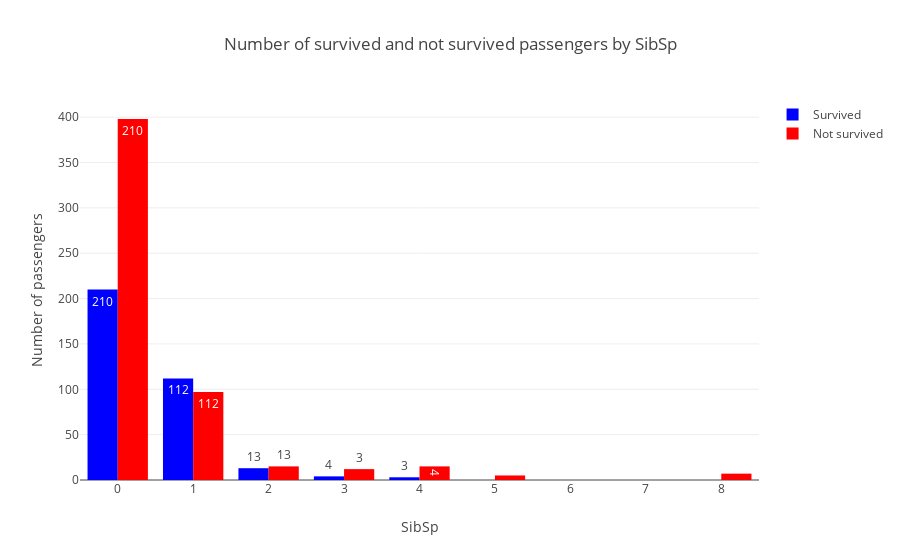

The notebook cell this image was saved under:
### Code cell
plot_survived_bar(get_survived_categories(train_df,'SibSp'), 'SibSp')

### Figure 1 — Plotly figure (JSON) as saved in the notebook; plotly's stock layout.template omitted (floating-point values rounded to 4 significant figures)
{"data": [{"marker": {"color": "Blue"}, "name": "Survived", "text": [210, 112, 13, 4, 3], "type": "bar", "uid": "68dfe50d-c2ab-4cdf-8809-a686a039b85b", "x": [0, 1, 2, 3, 4], "y": [210, 112, 13, 4, 3]}, {"marker": {"color": "Red"}, "name": "Not survived", "text": [210, 112, 13, 4, 3], "type": "bar", "uid": "cc201a60-3669-4b45-a446-d80905ecbd46", "x": [0, 1, 2, 4, 3, 8, 5], "y": [398, 97, 15, 15, 12, 7, 5]}], "layout": {"hovermode": "closest", "title": {"text": "Number of survived and not survived passengers by SibSp"}, "xaxis": {"showticklabels": true, "title": {"text": "SibSp"}}, "yaxis": {"title": {"text": "Number of passengers"}}}}
